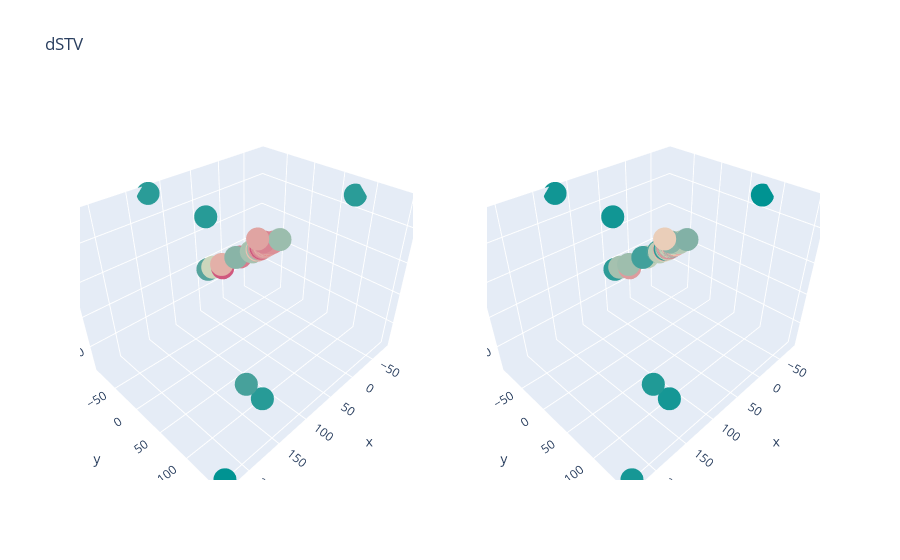

The notebook cell this image was saved under:
### Code cell
make_plot(r"C:/Users/logiusti/Lorenzo/PyWorkspace/scripts/Wrapper/data/filtered_dSTV.pickle", 'dSTV')

### Figure 1 — Plotly figure (JSON) as saved in the notebook; plotly's stock layout.template omitted (floating-point values rounded to 4 significant figures; data arrays with more than 128 entries replaced by an {"elided": "..."} marker saying what was removed)
{"data": [{"hovertext": {"elided": "172 str values"}, "marker": {"color": {"elided": "172 float values"}, "colorscale": [[0, "rgb(0, 147, 146)"], [0.1667, "rgb(114, 170, 161)"], [0.3333, "rgb(177, 199, 179)"], [0.5, "rgb(241, 234, 200)"], [0.6667, "rgb(229, 185, 173)"], [0.8333, "rgb(217, 137, 148)"], [1, "rgb(208, 88, 126)"]]}, "mode": "markers", "name": "", "scene": "scene", "showlegend": false, "type": "scatter3d", "x": {"elided": "172 float values"}, "y": {"elided": "172 float values"}, "z": {"elided": "172 float values"}}, {"hovertext": ["EBS2C06_SLASH_BL1_77.06_67", "ESS328_SLASH_5E_73.17_86", "ESS329_SLASH_7E_74.38_102"], "marker": {"color": "rgb(255,0,0)"}, "mode": "markers", "name": "", "scene": "scene", "showlegend": false, "type": "scatter3d", "x": [0.383, 0.01521, 0.06316], "y": [-0.3573, -0.01436, -0.05951], "z": [-0.334, -0.01355, -0.0527]}, {"hoverlabel": {"bgcolor": ["rgb(0, 147, 146)", "rgb(114, 170, 161)", "rgb(177, 199, 179)", "rgb(241, 234, 200)", "rgb(229, 185, 173)", "rgb(217, 137, 148)", "rgb(208, 88, 126)"]}, "hovertext": {"elided": "172 str values"}, "marker": {"color": {"elided": "172 float values"}, "colorscale": [[0, "rgb(0, 147, 146)"], [0.1667, "rgb(114, 170, 161)"], [0.3333, "rgb(177, 199, 179)"], [0.5, "rgb(241, 234, 200)"], [0.6667, "rgb(229, 185, 173)"], [0.8333, "rgb(217, 137, 148)"], [1, "rgb(208, 88, 126)"]]}, "mode": "markers", "name": "", "scene": "scene2", "showlegend": false, "type": "scatter3d", "x": {"elided": "172 float values"}, "y": {"elided": "172 float values"}, "z": {"elided": "172 float values"}}, {"hovertext": ["EBS2C06_SLASH_BL1_0.7786695814215518", "ESS328_SLASH_5E_0.8422911129320726", "ESS329_SLASH_7E_0.8954627937190192"], "marker": {"color": "rgb(255,0,0)"}, "mode": "markers", "name": "", "scene": "scene2", "showlegend": false, "type": "scatter3d", "x": [0.383, 0.01521, 0.06316], "y": [-0.3573, -0.01436, -0.05951], "z": [-0.334, -0.01355, -0.0527]}], "layout": {"scene": {"domain": {"x": [0, 0.45], "y": [0, 1]}}, "scene2": {"domain": {"x": [0.55, 1], "y": [0, 1]}}, "title": {"text": "dSTV"}}}
